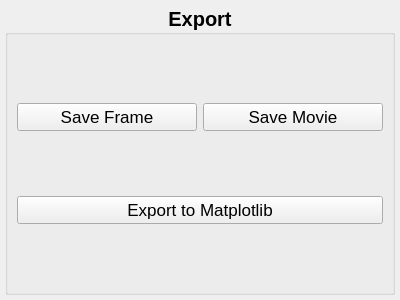
<?xml version="1.0" encoding="UTF-8"?>
<ui version="4.0">
 <class>Form</class>
 <widget class="QWidget" name="Form">
  <property name="geometry">
   <rect>
    <x>0</x>
    <y>0</y>
    <width>400</width>
    <height>300</height>
   </rect>
  </property>
  <property name="windowTitle">
   <string>Form</string>
  </property>
  <layout class="QHBoxLayout" name="horizontalLayout">
   <property name="spacing">
    <number>5</number>
   </property>
   <property name="leftMargin">
    <number>5</number>
   </property>
   <property name="topMargin">
    <number>5</number>
   </property>
   <property name="rightMargin">
    <number>5</number>
   </property>
   <property name="bottomMargin">
    <number>5</number>
   </property>
   <item>
    <widget class="QGroupBox" name="groupBox">
     <property name="font">
      <font>
       <pointsize>15</pointsize>
       <weight>75</weight>
       <bold>true</bold>
      </font>
     </property>
     <property name="title">
      <string>Export</string>
     </property>
     <property name="alignment">
      <set>Qt::AlignCenter</set>
     </property>
     <layout class="QVBoxLayout" name="verticalLayout">
      <item>
       <layout class="QHBoxLayout" name="horizontalLayout_3">
        <item>
         <widget class="QPushButton" name="pushButton_3">
          <property name="font">
           <font>
            <pointsize>13</pointsize>
            <weight>50</weight>
            <bold>false</bold>
           </font>
          </property>
          <property name="toolTip">
           <string>Saves the current plot as image.</string>
          </property>
          <property name="text">
           <string>Save Frame</string>
          </property>
         </widget>
        </item>
        <item>
         <widget class="QPushButton" name="pushButton_2">
          <property name="font">
           <font>
            <pointsize>13</pointsize>
            <weight>50</weight>
            <bold>false</bold>
           </font>
          </property>
          <property name="toolTip">
           <string>Saves all images as movie.</string>
          </property>
          <property name="text">
           <string>Save Movie</string>
          </property>
         </widget>
        </item>
       </layout>
      </item>
      <item>
       <widget class="QPushButton" name="pushButton">
        <property name="font">
         <font>
          <pointsize>13</pointsize>
          <weight>50</weight>
          <bold>false</bold>
         </font>
        </property>
        <property name="toolTip">
         <string>Exports the image to Matplotlib.</string>
        </property>
        <property name="text">
         <string>Export to Matplotlib</string>
        </property>
       </widget>
      </item>
     </layout>
    </widget>
   </item>
  </layout>
 </widget>
 <resources/>
 <connections/>
</ui>
